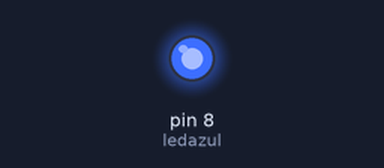
Recording of a sketch running on a simulated Arduino Uno, built with avr-gcc and run on an emulated ATmega328P. On the bench: output pins drawn as LEDs (lit = HIGH). What the sketch prints to the serial monitor is not drawn.

Above: at 0.3 s.
Timing chart, 0 to 1.8 s (numbered marks = the images above):
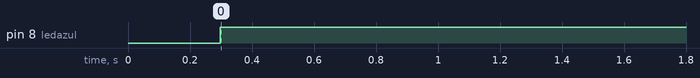

The sketch:

Hito1.10.ino
```cpp
int a=0;
int b=90;
int ledazul=8;


void setup()
{
  pinMode(ledazul, OUTPUT);
  Serial.begin(9600);
}

void loop()
{
  while(a<b){
    a++;
    Serial.println(a);
  }
  if(a==b){
    digitalWrite(ledazul,HIGH);
  }
}
```

Measured:
- by itself, pin 8 (ledazul): LOW → HIGH at 0.30 s
